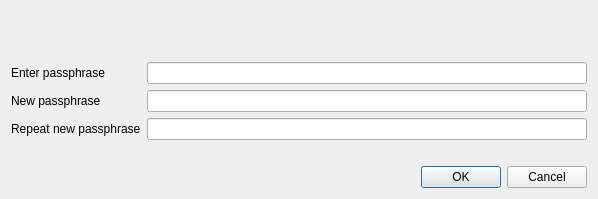
<?xml version="1.0" encoding="UTF-8"?>
<ui version="4.0">
 <class>AskPassphraseDialog</class>
 <widget class="QDialog" name="AskPassphraseDialog">
  <property name="geometry">
   <rect>
    <x>0</x>
    <y>0</y>
    <width>598</width>
    <height>199</height>
   </rect>
  </property>
  <property name="sizePolicy">
   <sizepolicy hsizetype="Preferred" vsizetype="Minimum">
    <horstretch>0</horstretch>
    <verstretch>0</verstretch>
   </sizepolicy>
  </property>
  <property name="minimumSize">
   <size>
    <width>550</width>
    <height>0</height>
   </size>
  </property>
  <property name="windowTitle">
   <string>Passphrase Dialog</string>
  </property>
  <layout class="QVBoxLayout" name="verticalLayout">
   <item>
    <widget class="QLabel" name="warningLabel">
     <property name="font">
      <font>
       <family>Helvetica</family>
      </font>
     </property>
     <property name="textFormat">
      <enum>Qt::RichText</enum>
     </property>
     <property name="wordWrap">
      <bool>true</bool>
     </property>
    </widget>
   </item>
   <item>
    <layout class="QFormLayout" name="formLayout">
     <property name="fieldGrowthPolicy">
      <enum>QFormLayout::AllNonFixedFieldsGrow</enum>
     </property>
     <item row="0" column="0">
      <widget class="QLabel" name="passLabel1">
       <property name="font">
        <font>
         <family>Helvetica</family>
        </font>
       </property>
       <property name="text">
        <string>Enter passphrase</string>
       </property>
      </widget>
     </item>
     <item row="0" column="1">
      <widget class="QLineEdit" name="passEdit1">
       <property name="font">
        <font>
         <family>Helvetica</family>
        </font>
       </property>
       <property name="echoMode">
        <enum>QLineEdit::Password</enum>
       </property>
      </widget>
     </item>
     <item row="1" column="0">
      <widget class="QLabel" name="passLabel2">
       <property name="font">
        <font>
         <family>Helvetica</family>
        </font>
       </property>
       <property name="text">
        <string>New passphrase</string>
       </property>
      </widget>
     </item>
     <item row="1" column="1">
      <widget class="QLineEdit" name="passEdit2">
       <property name="font">
        <font>
         <family>Helvetica</family>
        </font>
       </property>
       <property name="echoMode">
        <enum>QLineEdit::Password</enum>
       </property>
      </widget>
     </item>
     <item row="2" column="0">
      <widget class="QLabel" name="passLabel3">
       <property name="font">
        <font>
         <family>Helvetica</family>
        </font>
       </property>
       <property name="text">
        <string>Repeat new passphrase</string>
       </property>
      </widget>
     </item>
     <item row="2" column="1">
      <widget class="QLineEdit" name="passEdit3">
       <property name="font">
        <font>
         <family>Helvetica</family>
        </font>
       </property>
       <property name="echoMode">
        <enum>QLineEdit::Password</enum>
       </property>
      </widget>
     </item>
     <item row="3" column="1">
      <widget class="QLabel" name="capsLabel">
       <property name="font">
        <font>
         <family>Helvetica</family>
         <weight>75</weight>
         <bold>true</bold>
        </font>
       </property>
       <property name="text">
        <string/>
       </property>
       <property name="alignment">
        <set>Qt::AlignCenter</set>
       </property>
      </widget>
     </item>
    </layout>
   </item>
   <item>
    <widget class="QDialogButtonBox" name="buttonBox">
     <property name="font">
      <font>
       <family>Helvetica</family>
      </font>
     </property>
     <property name="orientation">
      <enum>Qt::Horizontal</enum>
     </property>
     <property name="standardButtons">
      <set>QDialogButtonBox::Cancel|QDialogButtonBox::Ok</set>
     </property>
    </widget>
   </item>
  </layout>
 </widget>
 <resources/>
 <connections>
  <connection>
   <sender>buttonBox</sender>
   <signal>accepted()</signal>
   <receiver>AskPassphraseDialog</receiver>
   <slot>accept()</slot>
   <hints>
    <hint type="sourcelabel">
     <x>248</x>
     <y>254</y>
    </hint>
    <hint type="destinationlabel">
     <x>157</x>
     <y>274</y>
    </hint>
   </hints>
  </connection>
  <connection>
   <sender>buttonBox</sender>
   <signal>rejected()</signal>
   <receiver>AskPassphraseDialog</receiver>
   <slot>reject()</slot>
   <hints>
    <hint type="sourcelabel">
     <x>316</x>
     <y>260</y>
    </hint>
    <hint type="destinationlabel">
     <x>286</x>
     <y>274</y>
    </hint>
   </hints>
  </connection>
 </connections>
</ui>
